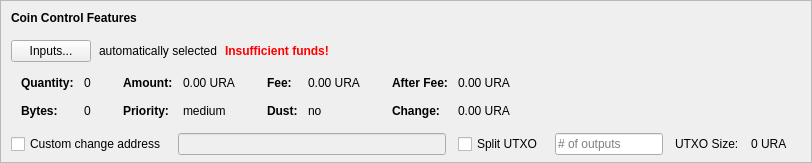
    <widget class="QFrame" name="frameCoinControl">
     <property name="sizePolicy">
      <sizepolicy hsizetype="Expanding" vsizetype="Expanding">
       <horstretch>0</horstretch>
       <verstretch>0</verstretch>
      </sizepolicy>
     </property>
     <property name="maximumSize">
      <size>
       <width>16777215</width>
       <height>16777215</height>
      </size>
     </property>
     <property name="frameShape">
      <enum>QFrame::StyledPanel</enum>
     </property>
     <property name="frameShadow">
      <enum>QFrame::Sunken</enum>
     </property>
     <layout class="QVBoxLayout" name="verticalLayoutCoinControl2">
      <property name="spacing">
       <number>0</number>
      </property>
      <property name="leftMargin">
       <number>0</number>
      </property>
      <property name="topMargin">
       <number>0</number>
      </property>
      <property name="rightMargin">
       <number>0</number>
      </property>
      <property name="bottomMargin">
       <number>6</number>
      </property>
      <item>
       <layout class="QVBoxLayout" name="verticalLayoutCoinControl" stretch="0,0,0,0,1">
        <property name="spacing">
         <number>0</number>
        </property>
        <property name="leftMargin">
         <number>10</number>
        </property>
        <property name="topMargin">
         <number>10</number>
        </property>
        <item>
         <layout class="QHBoxLayout" name="horizontalLayoutCoinControl1">
          <property name="bottomMargin">
           <number>15</number>
          </property>
          <item>
           <widget class="QLabel" name="labelCoinControlFeatures">
            <property name="sizePolicy">
             <sizepolicy hsizetype="Preferred" vsizetype="Maximum">
              <horstretch>0</horstretch>
              <verstretch>0</verstretch>
             </sizepolicy>
            </property>
            <property name="font">
             <font>
              <weight>75</weight>
              <bold>true</bold>
             </font>
            </property>
            <property name="styleSheet">
             <string notr="true">font-weight:bold;</string>
            </property>
            <property name="text">
             <string>Coin Control Features</string>
            </property>
           </widget>
          </item>
         </layout>
        </item>
        <item>
         <layout class="QHBoxLayout" name="horizontalLayoutCoinControl2" stretch="0,0,0,0">
          <property name="spacing">
           <number>8</number>
          </property>
          <property name="bottomMargin">
           <number>10</number>
          </property>
          <item>
           <widget class="QPushButton" name="pushButtonCoinControl">
            <property name="styleSheet">
             <string notr="true"/>
            </property>
            <property name="text">
             <string>Inputs...</string>
            </property>
            <property name="autoDefault">
             <bool>false</bool>
            </property>
           </widget>
          </item>
          <item>
           <widget class="QLabel" name="labelCoinControlAutomaticallySelected">
            <property name="text">
             <string>automatically selected</string>
            </property>
            <property name="margin">
             <number>5</number>
            </property>
           </widget>
          </item>
          <item>
           <widget class="QLabel" name="labelCoinControlInsuffFunds">
            <property name="font">
             <font>
              <weight>75</weight>
              <bold>true</bold>
             </font>
            </property>
            <property name="styleSheet">
             <string notr="true">color:red;font-weight:bold;</string>
            </property>
            <property name="text">
             <string>Insufficient funds!</string>
            </property>
            <property name="margin">
             <number>5</number>
            </property>
           </widget>
          </item>
          <item>
           <spacer name="horizontalSpacerCoinControl">
            <property name="orientation">
             <enum>Qt::Horizontal</enum>
            </property>
            <property name="sizeHint" stdset="0">
             <size>
              <width>40</width>
              <height>1</height>
             </size>
            </property>
           </spacer>
          </item>
         </layout>
        </item>
        <item>
         <widget class="QWidget" name="widgetCoinControl" native="true">
          <property name="sizePolicy">
           <sizepolicy hsizetype="Preferred" vsizetype="Preferred">
            <horstretch>0</horstretch>
            <verstretch>0</verstretch>
           </sizepolicy>
          </property>
          <property name="minimumSize">
           <size>
            <width>0</width>
            <height>0</height>
           </size>
          </property>
          <property name="styleSheet">
           <string notr="true"/>
          </property>
          <layout class="QHBoxLayout" name="horizontalLayoutCoinControl5">
           <property name="leftMargin">
            <number>0</number>
           </property>
           <property name="topMargin">
            <number>0</number>
           </property>
           <property name="rightMargin">
            <number>0</number>
           </property>
           <property name="bottomMargin">
            <number>0</number>
           </property>
           <item>
            <layout class="QHBoxLayout" name="horizontalLayoutCoinControl3" stretch="0,0,0,1">
             <property name="spacing">
              <number>20</number>
             </property>
             <property name="topMargin">
              <number>0</number>
             </property>
             <property name="bottomMargin">
              <number>10</number>
             </property>
             <item>
              <layout class="QFormLayout" name="formLayoutCoinControl1">
               <property name="horizontalSpacing">
                <number>10</number>
               </property>
               <property name="verticalSpacing">
                <number>14</number>
               </property>
               <property name="leftMargin">
                <number>10</number>
               </property>
               <property name="topMargin">
                <number>4</number>
               </property>
               <property name="rightMargin">
                <number>6</number>
               </property>
               <item row="0" column="0">
                <widget class="QLabel" name="labelCoinControlQuantityText">
                 <property name="font">
                  <font>
                   <weight>75</weight>
                   <bold>true</bold>
                  </font>
                 </property>
                 <property name="text">
                  <string>Quantity:</string>
                 </property>
                 <property name="margin">
                  <number>0</number>
                 </property>
                </widget>
               </item>
               <item row="0" column="1">
                <widget class="QLabel" name="labelCoinControlQuantity">
                 <property name="cursor">
                  <cursorShape>IBeamCursor</cursorShape>
                 </property>
                 <property name="contextMenuPolicy">
                  <enum>Qt::ActionsContextMenu</enum>
                 </property>
                 <property name="text">
                  <string notr="true">0</string>
                 </property>
                 <property name="margin">
                  <number>0</number>
                 </property>
                 <property name="textInteractionFlags">
                  <set>Qt::LinksAccessibleByMouse|Qt::TextSelectableByKeyboard|Qt::TextSelectableByMouse</set>
                 </property>
                </widget>
               </item>
               <item row="1" column="0">
                <widget class="QLabel" name="labelCoinControlBytesText">
                 <property name="font">
                  <font>
                   <weight>75</weight>
                   <bold>true</bold>
                  </font>
                 </property>
                 <property name="text">
                  <string>Bytes:</string>
                 </property>
                </widget>
               </item>
               <item row="1" column="1">
                <widget class="QLabel" name="labelCoinControlBytes">
                 <property name="cursor">
                  <cursorShape>IBeamCursor</cursorShape>
                 </property>
                 <property name="contextMenuPolicy">
                  <enum>Qt::ActionsContextMenu</enum>
                 </property>
                 <property name="text">
                  <string notr="true">0</string>
                 </property>
                 <property name="textInteractionFlags">
                  <set>Qt::LinksAccessibleByMouse|Qt::TextSelectableByKeyboard|Qt::TextSelectableByMouse</set>
                 </property>
                </widget>
               </item>
              </layout>
             </item>
             <item>
              <layout class="QFormLayout" name="formLayoutCoinControl2">
               <property name="horizontalSpacing">
                <number>10</number>
               </property>
               <property name="verticalSpacing">
                <number>14</number>
               </property>
               <property name="leftMargin">
                <number>6</number>
               </property>
               <property name="topMargin">
                <number>4</number>
               </property>
               <property name="rightMargin">
                <number>6</number>
               </property>
               <item row="0" column="0">
                <widget class="QLabel" name="labelCoinControlAmountText">
                 <property name="font">
                  <font>
                   <weight>75</weight>
                   <bold>true</bold>
                  </font>
                 </property>
                 <property name="text">
                  <string>Amount:</string>
                 </property>
                 <property name="margin">
                  <number>0</number>
                 </property>
                </widget>
               </item>
               <item row="0" column="1">
                <widget class="QLabel" name="labelCoinControlAmount">
                 <property name="cursor">
                  <cursorShape>IBeamCursor</cursorShape>
                 </property>
                 <property name="contextMenuPolicy">
                  <enum>Qt::ActionsContextMenu</enum>
                 </property>
                 <property name="text">
                  <string notr="true">0.00 URA</string>
                 </property>
                 <property name="textInteractionFlags">
                  <set>Qt::LinksAccessibleByMouse|Qt::TextSelectableByKeyboard|Qt::TextSelectableByMouse</set>
                 </property>
                </widget>
               </item>
               <item row="1" column="0">
                <widget class="QLabel" name="labelCoinControlPriorityText">
                 <property name="font">
                  <font>
                   <weight>75</weight>
                   <bold>true</bold>
                  </font>
                 </property>
                 <property name="text">
                  <string>Priority:</string>
                 </property>
                </widget>
               </item>
               <item row="1" column="1">
                <widget class="QLabel" name="labelCoinControlPriority">
                 <property name="cursor">
                  <cursorShape>IBeamCursor</cursorShape>
                 </property>
                 <property name="contextMenuPolicy">
                  <enum>Qt::ActionsContextMenu</enum>
                 </property>
                 <property name="text">
                  <string>medium</string>
                 </property>
                 <property name="textInteractionFlags">
                  <set>Qt::LinksAccessibleByMouse|Qt::TextSelectableByKeyboard|Qt::TextSelectableByMouse</set>
                 </property>
                </widget>
               </item>
              </layout>
             </item>
             <item>
              <layout class="QFormLayout" name="formLayoutCoinControl3">
               <property name="horizontalSpacing">
                <number>10</number>
               </property>
               <property name="verticalSpacing">
                <number>14</number>
               </property>
               <property name="leftMargin">
                <number>6</number>
               </property>
               <property name="topMargin">
                <number>4</number>
               </property>
               <property name="rightMargin">
                <number>6</number>
               </property>
               <item row="0" column="0">
                <widget class="QLabel" name="labelCoinControlFeeText">
                 <property name="font">
                  <font>
                   <weight>75</weight>
                   <bold>true</bold>
                  </font>
                 </property>
                 <property name="text">
                  <string>Fee:</string>
                 </property>
                 <property name="margin">
                  <number>0</number>
                 </property>
                </widget>
               </item>
               <item row="0" column="1">
                <widget class="QLabel" name="labelCoinControlFee">
                 <property name="cursor">
                  <cursorShape>IBeamCursor</cursorShape>
                 </property>
                 <property name="contextMenuPolicy">
                  <enum>Qt::ActionsContextMenu</enum>
                 </property>
                 <property name="text">
                  <string notr="true">0.00 URA</string>
                 </property>
                 <property name="textInteractionFlags">
                  <set>Qt::LinksAccessibleByMouse|Qt::TextSelectableByKeyboard|Qt::TextSelectableByMouse</set>
                 </property>
                </widget>
               </item>
               <item row="1" column="0">
                <widget class="QLabel" name="labelCoinControlLowOutputText">
                 <property name="font">
                  <font>
                   <weight>75</weight>
                   <bold>true</bold>
                  </font>
                 </property>
                 <property name="text">
                  <string>Dust:</string>
                 </property>
                </widget>
               </item>
               <item row="1" column="1">
                <widget class="QLabel" name="labelCoinControlLowOutput">
                 <property name="cursor">
                  <cursorShape>IBeamCursor</cursorShape>
                 </property>
                 <property name="contextMenuPolicy">
                  <enum>Qt::ActionsContextMenu</enum>
                 </property>
                 <property name="text">
                  <string>no</string>
                 </property>
                 <property name="textInteractionFlags">
                  <set>Qt::LinksAccessibleByMouse|Qt::TextSelectableByKeyboard|Qt::TextSelectableByMouse</set>
                 </property>
                </widget>
               </item>
              </layout>
             </item>
             <item>
              <layout class="QFormLayout" name="formLayoutCoinControl4">
               <property name="horizontalSpacing">
                <number>10</number>
               </property>
               <property name="verticalSpacing">
                <number>14</number>
               </property>
               <property name="leftMargin">
                <number>6</number>
               </property>
               <property name="topMargin">
                <number>4</number>
               </property>
               <property name="rightMargin">
                <number>6</number>
               </property>
               <item row="0" column="0">
                <widget class="QLabel" name="labelCoinControlAfterFeeText">
                 <property name="font">
                  <font>
                   <weight>75</weight>
                   <bold>true</bold>
                  </font>
                 </property>
                 <property name="text">
                  <string>After Fee:</string>
                 </property>
                 <property name="margin">
                  <number>0</number>
                 </property>
                </widget>
               </item>
               <item row="0" column="1">
                <widget class="QLabel" name="labelCoinControlAfterFee">
                 <property name="cursor">
                  <cursorShape>IBeamCursor</cursorShape>
                 </property>
                 <property name="contextMenuPolicy">
                  <enum>Qt::ActionsContextMenu</enum>
                 </property>
                 <property name="text">
                  <string notr="true">0.00 URA</string>
                 </property>
                 <property name="textInteractionFlags">
                  <set>Qt::LinksAccessibleByMouse|Qt::TextSelectableByKeyboard|Qt::TextSelectableByMouse</set>
                 </property>
                </widget>
               </item>
               <item row="1" column="0">
                <widget class="QLabel" name="labelCoinControlChangeText">
                 <property name="font">
                  <font>
                   <weight>75</weight>
                   <bold>true</bold>
                  </font>
                 </property>
                 <property name="text">
                  <string>Change:</string>
                 </property>
                </widget>
               </item>
               <item row="1" column="1">
                <widget class="QLabel" name="labelCoinControlChange">
                 <property name="cursor">
                  <cursorShape>IBeamCursor</cursorShape>
                 </property>
                 <property name="contextMenuPolicy">
                  <enum>Qt::ActionsContextMenu</enum>
                 </property>
                 <property name="text">
                  <string notr="true">0.00 URA</string>
                 </property>
                 <property name="textInteractionFlags">
                  <set>Qt::LinksAccessibleByMouse|Qt::TextSelectableByKeyboard|Qt::TextSelectableByMouse</set>
                 </property>
                </widget>
               </item>
              </layout>
             </item>
            </layout>
           </item>
          </layout>
         </widget>
        </item>
        <item>
         <layout class="QHBoxLayout" name="horizontalLayoutCoinControl4" stretch="0,0,0,0,0,0,0">
          <property name="spacing">
           <number>12</number>
          </property>
          <property name="sizeConstraint">
           <enum>QLayout::SetDefaultConstraint</enum>
          </property>
          <property name="topMargin">
           <number>5</number>
          </property>
          <property name="rightMargin">
           <number>5</number>
          </property>
          <item>
           <widget class="QCheckBox" name="checkBoxCoinControlChange">
            <property name="toolTip">
             <string>If this is activated, but the change address is empty or invalid, change will be sent to a newly generated address.</string>
            </property>
            <property name="text">
             <string>Custom change address</string>
            </property>
           </widget>
          </item>
          <item>
           <widget class="QValidatedLineEdit" name="lineEditCoinControlChange">
            <property name="enabled">
             <bool>false</bool>
            </property>
            <property name="sizePolicy">
             <sizepolicy hsizetype="Expanding" vsizetype="Fixed">
              <horstretch>0</horstretch>
              <verstretch>0</verstretch>
             </sizepolicy>
            </property>
           </widget>
          </item>
          <item>
           <widget class="QCheckBox" name="splitBlockCheckBox">
            <property name="text">
             <string>Split UTXO</string>
            </property>
           </widget>
          </item>
          <item>
           <widget class="QLineEdit" name="splitBlockLineEdit">
            <property name="sizePolicy">
             <sizepolicy hsizetype="Fixed" vsizetype="Fixed">
              <horstretch>50</horstretch>
              <verstretch>0</verstretch>
             </sizepolicy>
            </property>
            <property name="placeholderText">
             <string># of outputs</string>
            </property>
           </widget>
          </item>
          <item>
           <widget class="QLabel" name="labelBlockSizeText">
            <property name="text">
             <string>UTXO Size:</string>
            </property>
           </widget>
          </item>
          <item>
           <widget class="QLabel" name="labelBlockSize">
            <property name="text">
             <string>0 URA</string>
            </property>
           </widget>
          </item>
          <item>
           <widget class="QLabel" name="labelCoinControlChangeLabel">
            <property name="sizePolicy">
             <sizepolicy hsizetype="Preferred" vsizetype="Expanding">
              <horstretch>0</horstretch>
              <verstretch>0</verstretch>
             </sizepolicy>
            </property>
            <property name="minimumSize">
             <size>
              <width>0</width>
              <height>0</height>
             </size>
            </property>
            <property name="text">
             <string/>
            </property>
            <property name="margin">
             <number>3</number>
            </property>
           </widget>
          </item>
         </layout>
        </item>
        <item>
         <spacer name="verticalSpacerCoinControl">
          <property name="orientation">
           <enum>Qt::Vertical</enum>
          </property>
          <property name="sizeHint" stdset="0">
           <size>
            <width>800</width>
            <height>1</height>
           </size>
          </property>
         </spacer>
        </item>
       </layout>
      </item>
     </layout>
    </widget>
